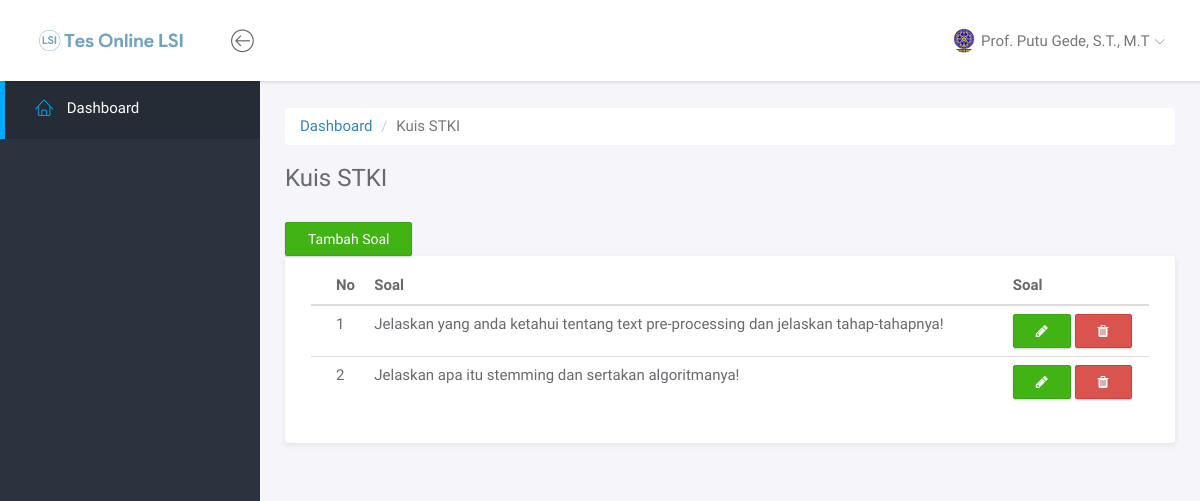
The app's page /dosen/12 (signed in) with its own data.
### tables this page shows
CREATE TABLE `tb_ujian` (
  `id_ujian` int(10) NOT NULL AUTO_INCREMENT,
  `nama_ujian` varchar(255) DEFAULT NULL,
  `tgl_buat_ujian` datetime DEFAULT NULL,
  `tgl_selesai_ujian` datetime DEFAULT NULL,
  `id_dosen` int(11) DEFAULT NULL,
  `status_ujian` enum('Aktif','Selesai','Dihapus') DEFAULT NULL,
  PRIMARY KEY (`id_ujian`),
  KEY `id_dosen` (`id_dosen`),
  CONSTRAINT `tb_ujian_ibfk_1` FOREIGN KEY (`id_dosen`) REFERENCES `tb_dosen` (`id_dosen`)
);

CREATE TABLE `tb_soal` (
  `id_soal` int(10) NOT NULL AUTO_INCREMENT,
  `nomor_soal` int(2) DEFAULT NULL,
  `id_ujian` int(11) DEFAULT NULL,
  `soal` varchar(255) DEFAULT NULL,
  `status` enum('Aktif','Dihapus') DEFAULT NULL,
  PRIMARY KEY (`id_soal`),
  KEY `id_ujian` (`id_ujian`),
  CONSTRAINT `tb_soal_ibfk_1` FOREIGN KEY (`id_ujian`) REFERENCES `tb_ujian` (`id_ujian`)
);

### include/dosen/content_lihat_ujian.php (the view, shortened to what this page needs)
<?php
	$id_ujian = $sluguri;
	$data_ujian = mysqli_query($conn, "SELECT * FROM tb_ujian INNER JOIN tb_dosen ON tb_ujian.`id_dosen`=tb_dosen.`id_dosen` WHERE id_ujian = $id_ujian");
	foreach ($data_ujian as $ujian) {
		$nama_ujian = $ujian['nama_ujian'];
	}
?>
<div class="main">
	<div class="main-content">
		<div class="container-fluid">
			<nav aria-label="breadcrumb" role="navigation">
			  <ol class="breadcrumb" style="background:#fff">
			    <li class="breadcrumb-item"><a href="<?php echo $web_url?>dosen">Dashboard</a></li>
			    <li class="breadcrumb-item active" aria-current="page"><?php echo $nama_ujian;?></li>
			  </ol>
			</nav>
			<h3 class="page-title"><?php echo $nama_ujian;?></h3>
			<a class="btn-success btn" href="<?php echo $web_url."dosen/"."$id_ujian"?>/tambah-soal">Tambah Soal</a><br />
			<div class="panel">
				<div class="panel-body">
					<table class="table">
						<thead>
							<tr>
								<th>No</th>
								<th>Soal</th>
								<th>Soal</th>
							</tr>
						</thead>
						<tbody>
							<?php
								$semua_soal = mysqli_query($conn, "SELECT * FROM tb_soal WHERE id_ujian = $id_ujian AND status!='Dihapus' ORDER BY nomor_soal");
								foreach ($semua_soal as $soal) {
							?>
							<tr>
								<td><?php echo $soal['nomor_soal']?></td>
								<td><?php echo $soal['soal']?></td>
								<td>
									<a title="Edit Soal" href="#" data-toggle="modal" data-target="#editSoalModal<?php echo $soal['id_soal'] ?>" class="btn btn-success"><i class="fa fa-pencil"></i></a>
									<a title="Hapus Ujian" href="#" data-toggle="modal" data-target="#nilaiModal<?php echo $soal['id_soal'] ?>" class="btn btn-danger"><i class="fa fa-trash"></i></a>
								</td>
							</tr>
							<?php
								}
							?>
						</tbody>
					</table>
				</div>
			</div>
		</div>
	</div>
</div>

### template/css/main.css (style rules this page uses)
html { position: relative; min-height: 100%; }
body { background-color: #F3F5F8; font-family: "Source Sans Pro", sans-serif; font-size: 15px; color: #676a6d; }
a { color: #3287B2; }
th { font-weight: 600; }
.page-title { margin-top: 0; margin-bottom: 30px; font-weight: 300; }
#wrapper .main { -webkit-transition: all 0.3s ease-in-out; -moz-transition: all 0.3s ease-in-out; -ms-transition: all 0.3s ease-in-out; -o-transition: all 0.3s ease-in-out; transition: all 0.3s ease-in-out; width: calc(100% - 260px); left: 0; position: relative; float: right; background-color: #f5f5fa; }
#wrapper #sidebar-nav, #wrapper .main { padding-top: 80px; }
.main-content { padding: 28px 10px; }
html.fullscreen-bg, html.fullscreen-bg body, html.fullscreen-bg #wrapper { height: 100%; }
.btn { -webkit-border-radius: 2px; -moz-border-radius: 2px; border-radius: 2px; -moz-box-shadow: 0px 1px 2px 0 rgba(0, 0, 0, 0.2); -webkit-box-shadow: 0px 1px 2px 0 rgba(0, 0, 0, 0.2); box-shadow: 0px 1px 2px 0 rgba(0, 0, 0, 0.2); padding: 6px 22px; }
.btn-success { background-color: #41B314; border-color: #3ca512; }
.panel { -webkit-border-radius: 3px; -moz-border-radius: 3px; border-radius: 3px; -moz-box-shadow: 0 2px 6px rgba(0, 0, 0, 0.08); -webkit-box-shadow: 0 2px 6px rgba(0, 0, 0, 0.08); box-shadow: 0 2px 6px rgba(0, 0, 0, 0.08); background-color: #fff; margin-bottom: 30px; }
.panel .panel-heading, .panel .panel-body, .panel .panel-footer { padding-left: 25px; padding-right: 25px; }
.panel .panel-body { padding-top: 10px; padding-bottom: 15px; }
.panel .table > thead > tr > td:first-child, .panel .table > thead > tr > th:first-child, .panel .table > tbody > tr > td:first-child, .panel .table > tbody > tr > th:first-child, .panel .table > tfoot > tr > td:first-child, .panel .table > tfoot > tr > th:first-child { padding-left: 25px; }
.panel .table > thead > tr > td:last-child, .panel .table > thead > tr > th:last-child, .panel .table > tbody > tr > td:last-child, .panel .table > tbody > tr > th:last-child, .panel .table > tfoot > tr > td:last-child, .panel .table > tfoot > tr > th:last-child { padding-left: 25px; }

### records on screen
tb_ujian: nama_ujian "Kuis STKI"
tb_soal: nomor_soal "1", soal "Jelaskan yang anda ketahui tentang text pre-processing dan jelaskan tahap-tahapnya!"
tb_soal: nomor_soal "2", soal "Jelaskan apa itu stemming dan sertakan algoritmanya!"

### other values on screen
$_SESSION['nama_dosen'] "Prof. Putu Gede, S.T., M.T"
